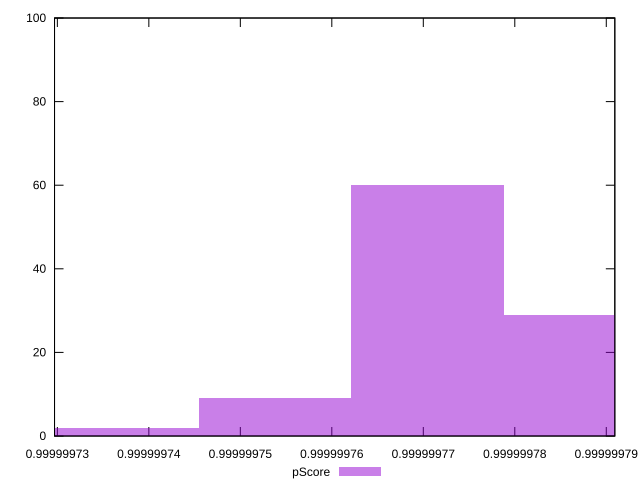

Generate this figure with gnuplot:
reset

$pScore <<EOF
0.9999997371301942 2
0.9999997871651922 29
0.9999997704868595 60
0.9999997538085268 9
EOF

set key outside below
set boxwidth 1.667833267081743e-8
set xrange [0.9999997296920115:0.9999997909334013]
set yrange [0:100]
set trange [0:100]
set style fill transparent solid 0.5 noborder
set terminal svg size 640, 490 enhanced background rgb 'white'
set output "reprap/largest-contentful-paint/samples/empty/pScore/histogram.svg"

plot $pScore title "pScore" with boxes

reset
